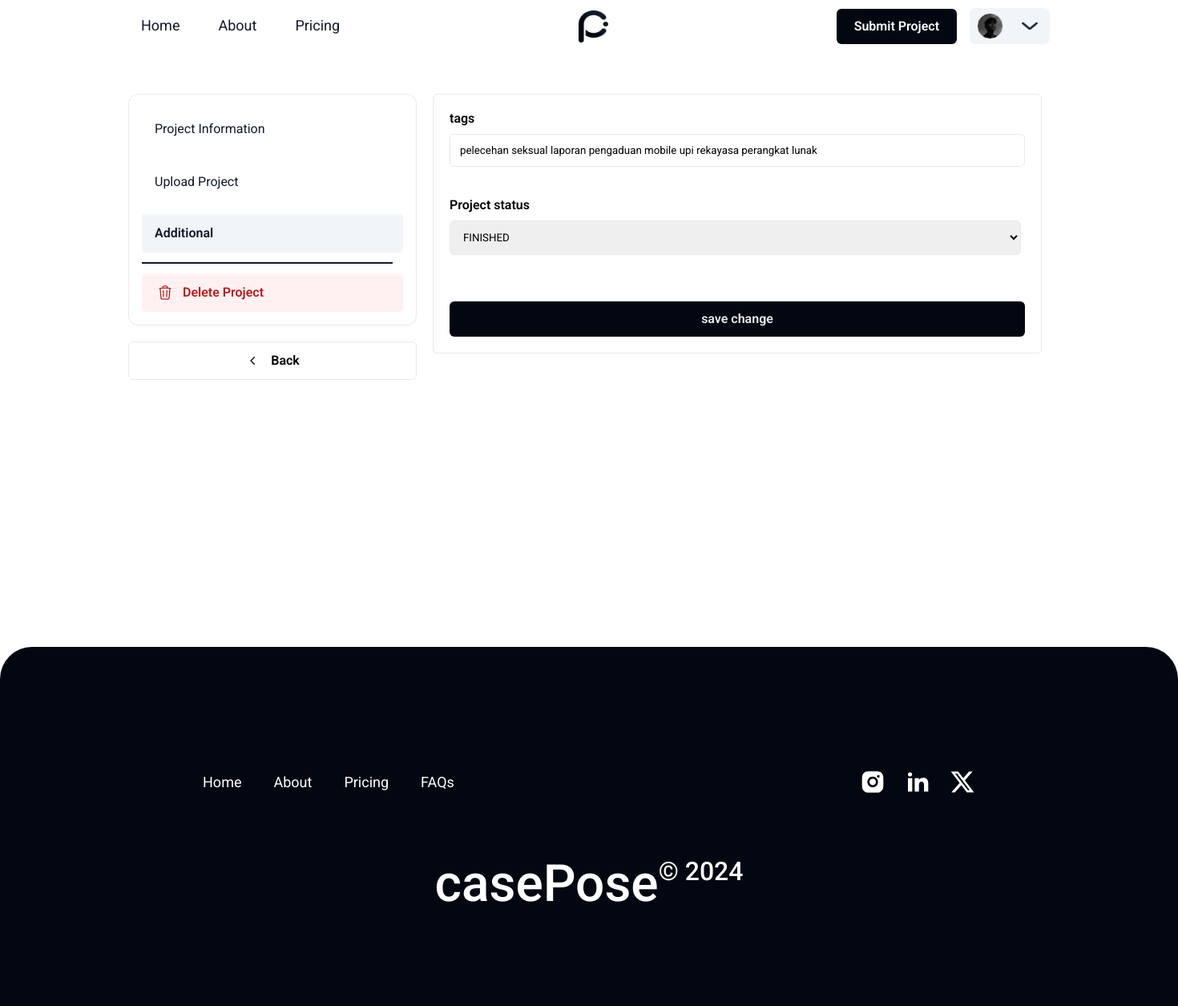
/after/edit-project/edit-project-3.php?idproject=4 (signed in), run on the app's committed database.
### tables this page shows
CREATE TABLE `user` (
  `userId` varchar(255) NOT NULL,
  `firstName` varchar(255) NOT NULL,
  `lastName` varchar(255) NOT NULL,
  `email` varchar(255) NOT NULL,
  `password` varchar(255) NOT NULL,
  `profilePicture` varchar(255) DEFAULT NULL,
  `personalWeb` varchar(255) DEFAULT NULL,
  `instagram` varchar(255) DEFAULT NULL,
  `linkedin` varchar(255) DEFAULT NULL,
  `github` varchar(255) DEFAULT NULL,
  `medium` varchar(255) DEFAULT NULL,
  `x` varchar(255) DEFAULT NULL,
  `about_me` text DEFAULT NULL
);

CREATE TABLE `project` (
  `projectId` varchar(255) NOT NULL,
  `projectName` varchar(255) DEFAULT NULL,
  `projectType` varchar(255) DEFAULT NULL,
  `projectDescription` text DEFAULT NULL,
  `projectLink` varchar(255) DEFAULT NULL,
  `projectPicture` varchar(255) DEFAULT NULL,
  `uploadDate` date DEFAULT NULL,
  `projectStatus` varchar(255) DEFAULT NULL,
  `projectTag` varchar(255) NOT NULL,
  `userId` varchar(255) DEFAULT NULL
);

### php/read-users.php (called while the page is built, shortened)
<?php
$userId = $_SESSION["userId"];
$sql = mysqli_query($conn,"SELECT * FROM user WHERE userId ='$userId'");
$rows = mysqli_fetch_assoc($sql);
?>

### after/edit-project/edit-project-3.php (the view, shortened to what this page needs)
<?php
include '../../php/connection.php';
include '../../php/read-users.php';
$id_project = $_GET["idproject"];
$edit_p = mysqli_query($conn,"SELECT * FROM project WHERE projectId = '$id_project'");
$rows_edit_p = mysqli_fetch_assoc($edit_p)
?>
<!DOCTYPE html>
<html lang="en">
<head>
    <link rel="stylesheet" href="../../style/nav_bar.css">
    <link rel="stylesheet" href="../../style/style-submit-project.css">
    <link rel="stylesheet" href="../../style/footer.css" />
    <link rel="stylesheet" href="../../style/style.css">
    <link rel="stylesheet" href="../../style/global.css">
    <link rel="stylesheet" href="../../style/style_edit_profil.css">
</head>
<body>
<nav>
        <div class="navbar">
            <div class="navbar-menu">
                <a href="../index.php" class="navbar-item "><span class="navbar-text">Home</span></a>
                <a href="../about.php" class="navbar-item"><span class="navbar-text">About</span></a>
                <a href="../pricing.php" class="navbar-item"><span class="navbar-text">Pricing</span></a>
            </div>
            <div class="navbar-logo"><a href="../index.php"><img src="../../asset/logo/logo_2.png" alt=""></a></div>
            <div class="navbar-actions">
                <a href="../submit-project/submit-project-1.php" class="navbar-button-alt"><div class="navbar-button-text-alt">Submit Project</div></a>
                <div class="button-dropdown">
                    <div class="button-dropdown-1 margin-auto">
                    <div class="foto-profil" style="<?php
                    if ($rows["profilePicture"] == ""){
                        echo "background-image:url('../../asset/users/user/default-profil.jpg');";
                    } else {
                        echo "background-image:url('../../asset/users/user/".$rows["profilePicture"]."');";
                    }
                    ?>"></div>
                </div>
                    <div class="button-dropdown-2 margin-auto">
                        <img src="../../asset/chevron-down.png" alt="" class="button-contained-img">
                    </div>
                </div>
            </div>
        </div>
    </nav>
<br><br><br>
<div class="content">
    <div class="side-navigation">
        <div class="navigation">
            <a href="<?php echo 'edit-project-1.php?idproject='.$id_project;?>" class="inactive inact-hover"><div>
                <label for="" >Project Information</label>
            </div></a>
            <a href="<?php echo 'edit-project-2.php?idproject='.$id_project;?>" class=" inactive inact-hover"><div>
                <label for="">Upload Project</label>
            </div></a>
            <a href="<?php echo 'edit-project-3.php?idproject='.$id_project;?>" class="active"><div  >
                <label for="">Additional</label>
            </div></a>
            <hr>
            <div class="div-button-danger"  onclick="notifikasiDelete()">
                Delete Project
            </div>
        </div>
        <a id="back1" href="../index.php" class="button-contained" ><img src="../../asset/chevron-left.png">Back</a>
    </div>
    <form method="POST" action="../../php/edit-project/edit-project-3.php" >
                <div id="content-side-bar-3" class="content-side-bar">
                    <label for="" id="tags" class="bold">tags</label><br>
                    <Input id="inputText" name="projectTag" class="input-link" type="text" placeholder="Click Here....." oninput="createWordBoxes()" value="<?php echo $rows_edit_p["projectTag"]?>"><br><br>
                    <br>
                    <label for="" class="bold">Project status</label><br>
                    <select name="projectStatus" id="" >
                            <option value="<?php echo $rows_edit_p["projectStatus"]?>" selected><?php echo $rows_edit_p["projectStatus"]?></option>
                    </select><br>
                    <br><br>
                    <div class="div-footer">
                        <div onclick="notifikasiEditSucces()" class="btn-primary-xlarge">save change</div>
                    </div>
                </div>
    </form>
</div>
<footer class="footer">
    <div class="footer-navigation">
        <div class="footer-navigation-item margin-auto">
            <a href="index.php" class="footer-frame"><div class="footer-text-wrapper-1">Home</div></a>
            <a href="about.php" class="footer-frame"><div class="footer-text-wrapper-1">About</div></a>
            <a href="pricing.php" class="footer-frame"><div class="footer-text-wrapper-1">Pricing</div></a>
            <a href="faqs.php" class="footer-frame"><div class="footer-text-wrapper-1">FAQs</div></a>
        </div>
        <div class="footer-navigation-button margin-auto"  >
            <a href="https://instagram.com" class="footer-social-button" target="_blank" rel="noopener" title="Follow us on Instagram">
            </a>
            <a href="https://linkedin.com" class="footer-social-button" target="_blank" rel="noopener" title="Connect with us on LinkedIn">
            </a>
            <a href="https://twitter.com" class="footer-social-button" target="_blank" rel="noopener" title="Follow us on Twitter">
            </a>
        </div>
    </div>
    <div class="footer-logo">
        <div class="footer-copyright">
            <div class="footer-text-wrapper-2">casePose</div>
            <div class="footer-text-wrapper-3">© 2024</div>
        </div>
    </div>
</footer>
</body>
</html>

### style/nav_bar.css (style rules this page uses)
* { font-family: roboto !important; box-sizing: border-box; }
.navbar { display: flex; justify-content: space-between; align-items: center; position: fixed; height: 65px; width: 100%; background-color: rgba(255, 255, 255, 1); z-index: 99; transition: padding 0.5s; padding: 12px 160px; transition: width 0.5s ease-in-out; }
.navbar-menu { display: inline-flex; align-items: center; gap: 16px; position: relative; flex: 0 0 auto; margin: 0; }
.navbar .navbar-item { background-color: transparent; border-bottom: 2px solid transparent; color: rgba(17, 24, 39, 1); cursor: pointer; display: inline-block; font-family: Roboto !important; font-size: 18px; font-weight: 400; line-height: 140%; margin: 0 4px; padding: 8px 12px; text-decoration: none; }
.navbar-text { display: block; }
.navbar .navbar-logo { height: 40px; width: 40px; margin: 0; }
.navbar-logo img { height: 40px; width: 37px; transition: filter 0.5s ease-in-out; }
.navbar-actions { display: inline-flex; align-items: center; justify-content: flex-end; gap: 16px; position: relative; flex: 0 0 auto; margin: 0; }
.navbar .navbar-button, .navbar .navbar-button-alt { display: inline-flex; align-items: center; justify-content: center; padding: 12px 20px; border-radius: 6px; text-decoration: none; cursor: pointer; transition: 0.5s; }
.navbar .navbar-button-alt { border: 2px solid rgba(3, 7, 18, 1); background-color: rgba(3, 7, 18, 1); color: rgba(255, 255, 255, 1); }
.navbar-button-text, .navbar-button-text-alt { position: relative; font-family: Roboto; font-weight: 600; letter-spacing: 0px; line-height: 100%; white-space: nowrap; font-style: normal; }
.foto-profil { background-size: 33px; height: 33px; width: 33px; border-radius: 50px; border: 1px solid rgba(233, 233, 235, 1); }
.button-dropdown { background-color: #F1F5F9; width: 100px; height: 45px; border-radius: 7px; margin: auto 0; position: relative; display: flex; transition: 0.5s ease-out; }
.button-dropdown-1 { margin: 0 auto; width: 45px; height: 45px; padding: 6px; }
.button-dropdown-2 { margin: 0 auto; width: 45px; height: 45px; padding: 12px; }
.button-contained-img { width: 20px; height: 10px; }

### style/style-submit-project.css (style rules this page uses)
.content { margin: 60px 160px 260px 160px; justify-content: flex-start; align-items: flex-start; flex-direction: row; gap: 20px; display: inline-flex; }
a { color: rgba(17, 24, 39, 1); }
.side-navigation { display: inline-flex; flex-direction: column; align-items: flex-start; gap: 20px; position: relative; }
.button-contained { all: unset; box-sizing: border-box; display: flex; width: 360px; height: 48px; align-items: center; justify-content: center; gap: 12px; padding: 12px 20px; position: relative; border-radius: 6px; overflow: hidden; border: 1px solid; border-color: rgba(233, 233, 235, 1); font-family: Roboto; font-size: 16px; font-style: normal; font-weight: 600; line-height: 100%; transition-duration: 0.2s; }
.side-navigation img { margin: 0; position: relative; width: 20px; height: 20px; }
.side-navigation .navigation { display: flex; flex-direction: column; width: 360px; align-items: flex-start; justify-content: center; gap: 12px; padding: 16px; position: relative; flex: 0 0 auto; border-radius: 12px; border: 1px solid; transition-duration: 0.5s; border-color: rgba(233, 233, 235, 1); }
.side-navigation .active { gap: 10px; background-color: #d3e7fb; font-size: 16px; font-family: Roboto; font-weight: 600; line-height: 16px; word-wrap: break-word; align-items: center; padding: 16px; position: relative; align-self: stretch; width: 100%; flex: 0 0 auto; border-radius: 4px; }
.side-navigation .inactive { color: rgba(17, 24, 39, 1); font-size: 16px; font-family: Roboto; font-weight: 400; line-height: 22.40px; word-wrap: break-word; align-items: center; gap: 10px; padding: 16px; position: relative; align-self: stretch; width: 100%; flex: 0 0 auto; border-radius: 4px; }
.content-side-bar { width: 760px; padding: 20px; border-radius: 6px; border: 1px solid rgba(233, 233, 235, 1); }
.input-link { margin-top: 10px; padding: 12px; width: 100%; border: 1px solid rgba(233, 233, 235, 1); border-radius: 6px; }
.div-footer { display: flex; gap: 20px; }
.margin-auto { margin: 0 auto; }
select { width: 713px; margin: 10px 0px 20px; padding: 12px; border: 1px solid rgba(233, 233, 235, 1); border-radius: 6px; }

### style/global.css (style rules this page uses)
.bold { font-weight: 600; }
.margin-auto { margin: auto }

### data on the page
user: profilePicture (picture)
project: projectTag "pelecehan seksual laporan pengaduan mobile upi rekayasa perangkat lunak", projectStatus "FINISHED"
